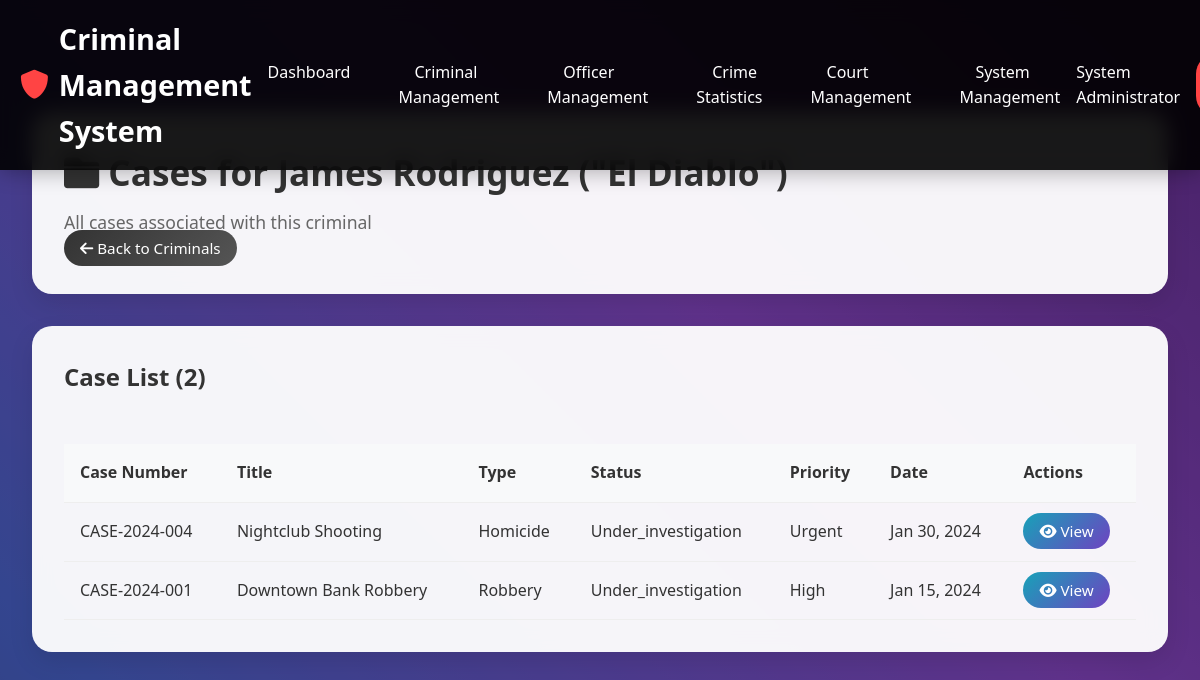
Screenshot of /modules/cases/criminal_cases.php?id=1 (signed in) with the database file from the repository.
### tables this page shows
CREATE TABLE `criminals` (
  `id` int(11) NOT NULL,
  `fullname` varchar(100) NOT NULL,
  `alias` varchar(100) DEFAULT NULL,
  `date_of_birth` date NOT NULL,
  `gender` enum('male','female','other') NOT NULL,
  `nationality` varchar(50) DEFAULT NULL,
  `identification_number` varchar(50) NOT NULL,
  `address` text DEFAULT NULL,
  `phone` varchar(20) DEFAULT NULL,
  `email` varchar(100) DEFAULT NULL,
  `height` decimal(5,2) DEFAULT NULL,
  `weight` decimal(5,2) DEFAULT NULL,
  `eye_color` varchar(20) DEFAULT NULL,
  `hair_color` varchar(20) DEFAULT NULL,
  `distinguishing_marks` text DEFAULT NULL,
  `photo` varchar(255) DEFAULT NULL,
  `fingerprint_data` text DEFAULT NULL,
  `dna_sample` varchar(255) DEFAULT NULL,
  `status` enum('wanted','arrested','convicted','released','deceased') DEFAULT 'wanted',
  `risk_level` enum('low','medium','high','extreme') DEFAULT 'medium',
  `created_by` int(11) NOT NULL,
  `created_at` timestamp NOT NULL DEFAULT current_timestamp(),
  `updated_at` timestamp NOT NULL DEFAULT current_timestamp() ON UPDATE current_timestamp()
);

CREATE TABLE `cases` (
  `id` int(11) NOT NULL,
  `case_number` varchar(50) NOT NULL,
  `title` varchar(200) NOT NULL,
  `description` text NOT NULL,
  `case_type` enum('homicide','robbery','assault','drug_trafficking','fraud','burglary','theft','domestic_violence','sexual_assault','other') NOT NULL,
  `priority` enum('low','medium','high','urgent') DEFAULT 'medium',
  `status` enum('open','under_investigation','pending_trial','closed','cold_case') DEFAULT 'open',
  `location` varchar(200) NOT NULL,
  `incident_date` datetime NOT NULL,
  `reported_date` datetime NOT NULL,
  `assigned_officer` int(11) DEFAULT NULL,
  `lead_investigator` int(11) DEFAULT NULL,
  `estimated_value` decimal(12,2) DEFAULT 0.00,
  `created_by` int(11) NOT NULL,
  `created_at` timestamp NOT NULL DEFAULT current_timestamp(),
  `updated_at` timestamp NOT NULL DEFAULT current_timestamp() ON UPDATE current_timestamp(),
  `closed_at` timestamp NULL DEFAULT NULL
);

### modules/cases/criminal_cases.php (the view, shortened to what this page needs)
<?php
$criminal_id = (int)$_GET['id'];
$servername = "localhost";
$username = "root";
$password = "";
$dbname = "criminal_management";
try {
    $conn = new PDO("mysql:host=$servername;dbname=$dbname", $username, $password);
    $conn->setAttribute(PDO::ATTR_ERRMODE, PDO::ERRMODE_EXCEPTION);
} catch(PDOException $e) {
    die("Connection failed: " . $e->getMessage());
}
$stmt = $conn->prepare("SELECT fullname, alias FROM criminals WHERE id = ?");
$stmt->execute([$criminal_id]);
$criminal = $stmt->fetch(PDO::FETCH_ASSOC);
$sql = "SELECT c.id, c.case_number, c.title, c.case_type, c.status, c.priority, c.incident_date
        FROM cases c
        JOIN case_criminals cc ON c.id = cc.case_id
        WHERE cc.criminal_id = ?
        ORDER BY c.incident_date DESC";
$stmt = $conn->prepare($sql);
$stmt->execute([$criminal_id]);
$cases = $stmt->fetchAll(PDO::FETCH_ASSOC);
?>
<!DOCTYPE html>
<html lang="en">
<head>
    <link href="https://cdnjs.cloudflare.com/ajax/libs/font-awesome/6.0.0/css/all.min.css" rel="stylesheet">
</head>
<body>
    <div class="background-container">
    </div>
    <nav class="navbar">
        <div class="nav-content">
            <a href="dashboard.php" class="logo">
                <i class="fas fa-shield-alt"></i>
                Criminal Management System
            </a>
            <ul class="nav-links">
                <li><a href="dashboard.php">Dashboard</a></li>
                <li><a href="criminal_management.php">Criminal Management</a></li>
                <li><a href="officer_management.php">Officer Management</a></li>
                <li><a href="crime_statistics.php">Crime Statistics</a></li>
                <li><a href="court_management.php">Court Management</a></li>
                <li><a href="system_management.php">System Management</a></li>
            </ul>
            <div class="user-info">
                <span><?php echo htmlspecialchars($_SESSION['fullname']); ?></span>
                <a href="logout.php" class="logout-btn">
                </a>
            </div>
        </div>
    </nav>
    <div class="main-content">
        <div class="page-header">
            <h1><i class="fas fa-folder"></i> Cases for <?php echo htmlspecialchars($criminal['fullname']); ?><?php if ($criminal['alias']) echo ' ("' . htmlspecialchars($criminal['alias']) . '")'; ?></h1>
            <p>All cases associated with this criminal</p>
            <a href="criminal_management.php" class="btn btn-secondary"><i class="fas fa-arrow-left"></i> Back to Criminals</a>
        </div>
        <div class="cases-section">
            <div class="section-header">
                <h2>Case List (<?php echo count($cases); ?>)</h2>
            </div>
            <div class="table-container">
                <table class="cases-table">
                    <thead>
                        <tr>
                            <th>Case Number</th>
                            <th>Title</th>
                            <th>Type</th>
                            <th>Status</th>
                            <th>Priority</th>
                            <th>Date</th>
                            <th>Actions</th>
                        </tr>
                    </thead>
                    <tbody>
                        <?php if (count($cases) > 0): ?>
                            <?php foreach ($cases as $case): ?>
                                <tr>
                                    <td><?php echo htmlspecialchars($case['case_number']); ?></td>
                                    <td><?php echo htmlspecialchars($case['title']); ?></td>
                                    <td><?php echo htmlspecialchars(ucfirst($case['case_type'])); ?></td>
                                    <td><?php echo htmlspecialchars(ucfirst($case['status'])); ?></td>
                                    <td><?php echo htmlspecialchars(ucfirst($case['priority'])); ?></td>
                                    <td><?php echo date('M j, Y', strtotime($case['incident_date'])); ?></td>
                                    <td>
                                        <a href="view_case.php?id=<?php echo $case['id']; ?>" class="btn-info"><i class="fas fa-eye"></i> View</a>
                                    </td>
                                </tr>
                            <?php endforeach; ?>
                        <?php endif; ?>
                    </tbody>
                </table>
            </div>
        </div>
    </div>
</body>
</html>

### modules/cases/criminal_cases.php (style rules this page uses)
* { margin: 0; padding: 0; box-sizing: border-box; }
body { font-family: 'Segoe UI', Tahoma, Geneva, Verdana, sans-serif; line-height: 1.6; color: #333; background: #f4f6f9; }
.background-container { position: fixed; top: 0; left: 0; width: 100%; height: 100%; z-index: -1; overflow: hidden; }
.navbar { background: rgba(0,0,0,0.9); backdrop-filter: blur(10px); padding: 1rem 0; position: fixed; width: 100%; top: 0; z-index: 1000; box-shadow: 0 2px 20px rgba(0,0,0,0.3); }
.nav-content { display: flex; justify-content: space-between; align-items: center; max-width: 1400px; margin: 0 auto; padding: 0 20px; }
.logo { font-size: 1.8rem; font-weight: bold; color: #fff; text-decoration: none; display: flex; align-items: center; gap: 10px; }
.logo i { color: #ff4444; }
.nav-links { display: flex; list-style: none; gap: 2rem; }
.nav-links a { text-decoration: none; color: #fff; font-weight: 500; transition: color 0.3s ease; padding: 8px 16px; border-radius: 20px; }
.user-info { display: flex; align-items: center; gap: 1rem; color: white; }
.logout-btn { background: #ff4444; color: white; padding: 8px 16px; border: none; border-radius: 20px; text-decoration: none; font-size: 0.9rem; transition: all 0.3s ease; }
.main-content { margin-top: 80px; padding: 2rem; max-width: 1200px; margin-left: auto; margin-right: auto; }
.page-header { background: rgba(255,255,255,0.95); backdrop-filter: blur(10px); border-radius: 20px; padding: 2rem; margin-bottom: 2rem; box-shadow: 0 10px 25px rgba(0,0,0,0.1); }
.page-header h1 { font-size: 2.2rem; color: #333; margin-bottom: 0.5rem; }
.page-header p { color: #666; font-size: 1.1rem; }
.cases-section { background: rgba(255,255,255,0.95); backdrop-filter: blur(10px); border-radius: 20px; padding: 2rem; box-shadow: 0 10px 25px rgba(0,0,0,0.1); }
.section-header { display: flex; justify-content: space-between; align-items: center; margin-bottom: 2rem; }
.section-header h2 { font-size: 1.5rem; color: #333; }
.table-container { overflow-x: auto; }
.cases-table { width: 100%; border-collapse: collapse; margin-top: 1rem; }
.cases-table th, .cases-table td { padding: 1rem; text-align: left; border-bottom: 1px solid #eee; }
.cases-table th { background: #f8f9fa; font-weight: 600; color: #333; }
.btn-info { background: linear-gradient(135deg, #17a2b8 0%, #6f42c1 100%); color: white; padding: 8px 16px; border-radius: 20px; text-decoration: none; font-size: 0.95rem; font-weight: 500; transition: all 0.3s; }
.btn-secondary { background: linear-gradient(135deg, #333 0%, #555 100%); color: white; padding: 8px 16px; border-radius: 20px; text-decoration: none; font-size: 0.95rem; font-weight: 500; transition: all 0.3s; }

### rows the page displays
criminals: fullname "James Rodriguez", alias "El Diablo"
cases: case_number "CASE-2024-004", title "Nightclub Shooting", case_type "Homicide", status "Under_investigation", priority "Urgent", incident_date "Jan 30, 2024"
cases: case_number "CASE-2024-001", title "Downtown Bank Robbery", case_type "Robbery", status "Under_investigation", priority "High", incident_date "Jan 15, 2024"

### other values shown
$_SESSION['fullname'] "System Administrator"
count($cases) "2"
